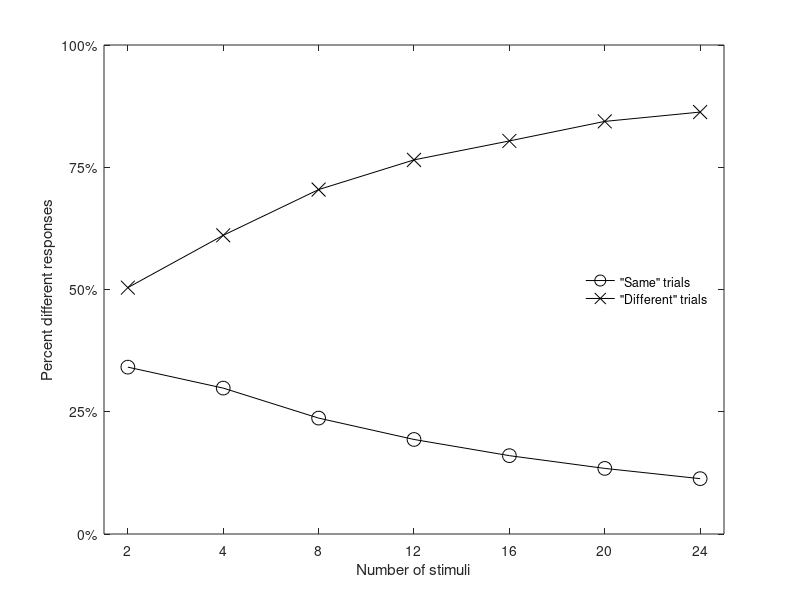

Recreate this plot in MATLAB.
% function setsize_simulation_fig_5B
% 
% Generates Figure 5B from "Optimal inference of sameness" by Van den Berg, 
% Vogel, Josic, and Ma, PNAS 2012.

% Written by RvdB, Feb 2012

function setsize_simulation_fig_5B

% init
sigma_s = 8;                 % width of the distribution from which stimuli on "different" trials are drawn
sigma_int = 8;               % internal noise parameter
N_vec = [2 4 8 12 16 20 24]; % set sizes 
nTrials = 1000;              % number of trials to simulate per set size
psame = .47;                 % subject's prior for "same" displays

% simulate
for ii=1:length(N_vec)
    N = N_vec(ii);

    % compute decision criterion   
    d = (sigma_int^2/N) * (1+sigma_int^2/sigma_s^2) * ((N-1)*log(1+sigma_s^2/sigma_int^2)+2*log(psame/(1-psame)));    
    
    % draw stimulus values 
    s_same = zeros(2,N);
    s_diff = normrnd(0,sigma_s,nTrials,N);

    % compute p(resp = "diff") for "same" and "diff" trials
    delta_vec_diff = sum(((s_diff-repmat(mean(s_diff,2),1,N)).^2 / sigma_int^2),2)';
    p_diff_diff(ii) = mean(1-ncx2cdf(N.*d/sigma_int^2,N-1,delta_vec_diff'));
    ncx2cdf(N.*d/sigma_int^2,N-1,delta_vec_diff');
    delta_vec_same = sum(((s_same-repmat(mean(s_same,2),1,N)).^2 / sigma_int^2),2)';
    p_diff_same(ii) = mean(1-ncx2cdf(N.*d/sigma_int^2,N-1,delta_vec_same'));       
end

% plot
figure
N_vec(1) = 0; % just for plotting (plot N=2 at location of N=0, as in the Wasserman, Young, and Faggot paper)
plot(N_vec,100*p_diff_same,'ko-','MarkerSize',10);
hold on;
plot(N_vec,100*p_diff_diff,'kx-','MarkerSize',10);
hold off;
ylabel('Percent different responses');
xlabel('Number of stimuli');
set(gca,'YTick',0:25:100,'YTickLabel',{'0%','25%','50%','75%','100%'});
l=legend({'"Same" trials','"Different" trials'},'Location','East');
set(l,'box','off');
set(gca,'XTick',[0 4 8 12 16 20 24],'XTickLabel',[2 4 8 12 16 20 24]);
ylim([0 100])
xlim([-1 25])
box on;
 